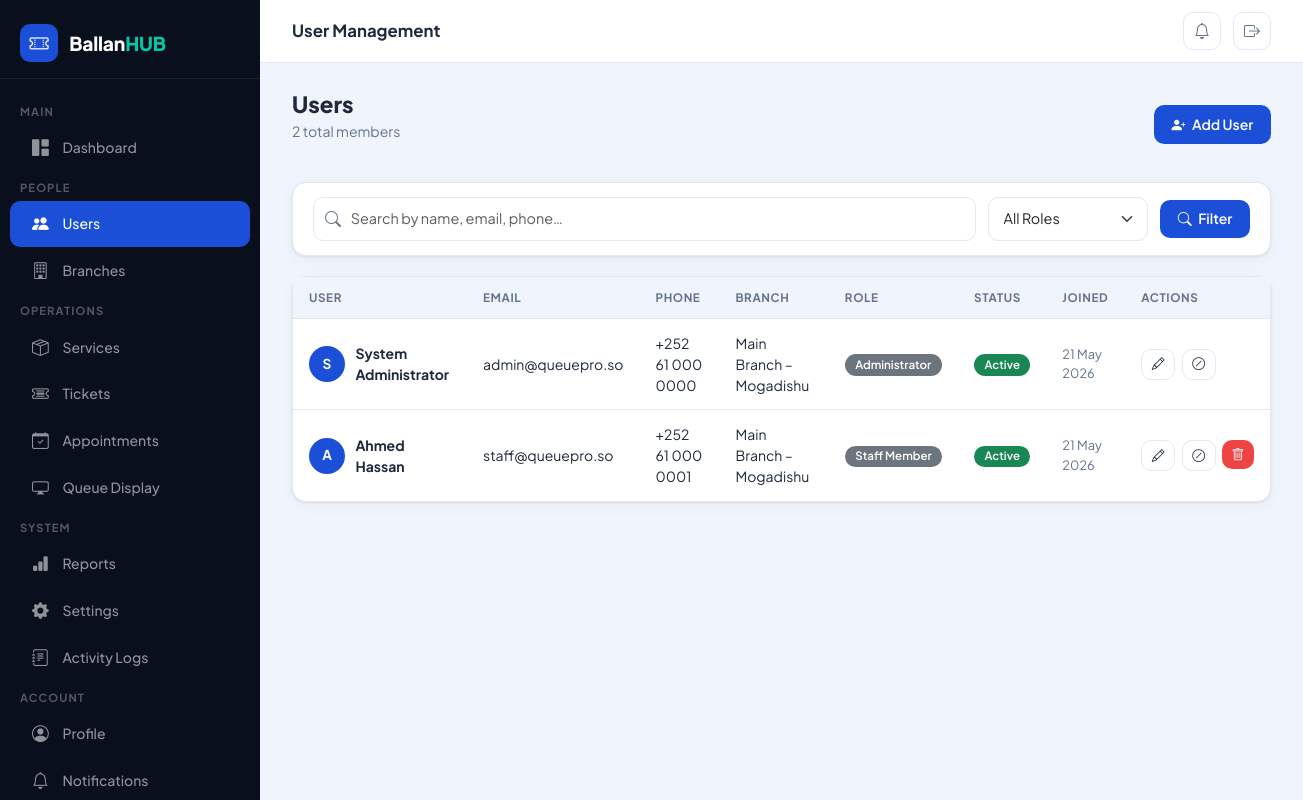
The page /admin/users.php (signed in) on the database its author committed.
### tables this page shows
CREATE TABLE `users` (
  `id` INT UNSIGNED NOT NULL AUTO_INCREMENT,
  `branch_id` INT UNSIGNED,
  `role_id` INT UNSIGNED NOT NULL DEFAULT 3,
  `full_name` VARCHAR(150) NOT NULL,
  `email` VARCHAR(200) NOT NULL UNIQUE,
  `phone` VARCHAR(30),
  `password_hash` VARCHAR(255) NOT NULL,
  `avatar` VARCHAR(255),
  `status` ENUM('active','inactive','blocked') DEFAULT 'active',
  `email_verified_at` TIMESTAMP NULL,
  `remember_token` VARCHAR(100),
  `reset_token` VARCHAR(100),
  `reset_token_expires` DATETIME,
  `last_login` DATETIME,
  `created_at` TIMESTAMP DEFAULT CURRENT_TIMESTAMP,
  `updated_at` TIMESTAMP DEFAULT CURRENT_TIMESTAMP ON UPDATE CURRENT_TIMESTAMP,
  PRIMARY KEY (`id`),
  FOREIGN KEY (`branch_id`) REFERENCES `branches`(`id`) ON DELETE SET NULL,
  FOREIGN KEY (`role_id`) REFERENCES `roles`(`id`) ON DELETE RESTRICT,
  INDEX `idx_email` (`email`),
  INDEX `idx_status` (`status`),
  INDEX `idx_role` (`role_id`)
);

CREATE TABLE `branches` (
  `id` INT UNSIGNED NOT NULL AUTO_INCREMENT,
  `name` VARCHAR(150) NOT NULL,
  `address` TEXT,
  `phone` VARCHAR(30),
  `email` VARCHAR(150),
  `city` VARCHAR(100),
  `country` VARCHAR(100) DEFAULT 'Somalia',
  `status` ENUM('active','inactive') DEFAULT 'active',
  `created_at` TIMESTAMP DEFAULT CURRENT_TIMESTAMP,
  `updated_at` TIMESTAMP DEFAULT CURRENT_TIMESTAMP ON UPDATE CURRENT_TIMESTAMP,
  PRIMARY KEY (`id`),
  INDEX `idx_status` (`status`)
);

CREATE TABLE `roles` (
  `id` INT UNSIGNED NOT NULL AUTO_INCREMENT,
  `name` VARCHAR(50) NOT NULL UNIQUE,
  `display_name` VARCHAR(100) NOT NULL,
  `description` TEXT,
  `created_at` TIMESTAMP DEFAULT CURRENT_TIMESTAMP,
  PRIMARY KEY (`id`)
);

### admin/users.php (the view, shortened to what this page needs)
<?php
$search   = trim($_GET['search'] ?? '');
$page     = max(1, (int)($_GET['page'] ?? 1));
$where  = "WHERE 1";
$params = [];
$paged = paginate(
    "SELECT u.*, r.display_name AS role_display, b.name AS branch_name
     FROM users u
     JOIN roles r ON r.id=u.role_id
     LEFT JOIN branches b ON b.id=u.branch_id
     $where ORDER BY u.created_at DESC",
    $params, $page
);
$users    = $paged['data'];
require_once __DIR__ . '/../views/partials/header.php';
?>
<div style="display:flex;align-items:center;justify-content:space-between;margin-bottom:1.5rem">
  <div>
    <h1 style="font-size:1.4rem;font-weight:800;margin-bottom:.2rem">Users</h1>
    <p style="color:var(--muted);font-size:.88rem"><?= number_format($paged['total']) ?> total members</p>
  </div>
  <button class="btn-brand" data-bs-toggle="modal" data-bs-target="#createModal">
    <i class="bi bi-person-plus-fill"></i> Add User
  </button>
</div>
<div class="panel" style="margin-bottom:1.25rem">
  <div class="panel-body" style="padding:.85rem 1.25rem">
    <form method="GET" style="display:flex;gap:.75rem;align-items:center;flex-wrap:wrap">
      <div style="flex:1;min-width:200px;position:relative">
        <i class="bi bi-search" style="position:absolute;left:.75rem;top:50%;transform:translateY(-50%);color:var(--muted)"></i>
        <input type="text" name="search" class="form-control" style="padding-left:2.3rem"
               placeholder="Search by name, email, phone…" value="<?= e($search) ?>">
      </div>
      <select name="role" class="form-select" style="width:160px">
        <option value="">All Roles</option>
      </select>
      <button type="submit" class="btn-brand"><i class="bi bi-search"></i> Filter</button>
    </form>
  </div>
</div>
<div class="panel">
  <div class="table-wrap">
    <table>
      <thead>
        <tr>
          <th>User</th><th>Email</th><th>Phone</th><th>Branch</th>
          <th>Role</th><th>Status</th><th>Joined</th><th>Actions</th>
        </tr>
      </thead>
      <tbody>
        <?php foreach ($users as $u): ?>
        <tr>
          <td>
            <div style="display:flex;align-items:center;gap:.65rem">
              <div style="width:36px;height:36px;background:var(--brand);border-radius:50%;
                          display:grid;place-items:center;color:#fff;font-weight:700;font-size:.85rem;flex-shrink:0">
                <?= strtoupper(substr($u['full_name'],0,1)) ?>
              </div>
              <strong><?= e($u['full_name']) ?></strong>
            </div>
          </td>
          <td><?= e($u['email']) ?></td>
          <td><?= e($u['phone'] ?? '–') ?></td>
          <td><?= e($u['branch_name'] ?? '–') ?></td>
          <td><span class="badge bg-secondary"><?= e($u['role_display']) ?></span></td>
          <td><?= statusBadge($u['status']) ?></td>
          <td style="color:var(--muted);font-size:.8rem"><?= date('d M Y', strtotime($u['created_at'])) ?></td>
          <td>
            <div style="display:flex;gap:.4rem">
              <button class="btn-ghost" style="padding:.3rem .6rem;font-size:.8rem"
                onclick="openEdit(<?= htmlspecialchars(json_encode($u), ENT_QUOTES) ?>)">
                <i class="bi bi-pencil"></i>
              </button>
              <form method="POST" style="display:inline">
                <button type="submit" class="btn-ghost" style="padding:.3rem .6rem;font-size:.8rem"
                  title="<?= $u['status']==='active' ? 'Block' : 'Activate' ?>">
                  <i class="bi bi-<?= $u['status']==='active' ? 'slash-circle' : 'check-circle' ?>"></i>
                </button>
              </form>
              <?php if ($u['id'] != $_SESSION['user_id']): ?>
              <form method="POST" onsubmit="return confirm('Delete this user?')">
                <button type="submit" class="btn-danger" style="padding:.3rem .6rem;font-size:.8rem">
                  <i class="bi bi-trash"></i>
                </button>
              </form>
              <?php endif; ?>
            </div>
          </td>
        </tr>
        <?php endforeach; ?>
      </tbody>
    </table>
  </div>
</div>
<?php
require_once __DIR__ . '/../views/partials/footer.php';
?>

### helpers/functions.php (shortened to what this page needs)
<?php
function e(mixed $value): string {
    return htmlspecialchars((string)$value, ENT_QUOTES | ENT_SUBSTITUTE, 'UTF-8');
}
function paginate(string $query, array $params, int $page = 1, int $perPage = PER_PAGE): array {
    $pdo = db();
    $countQuery = preg_replace('/SELECT .* FROM /is', 'SELECT COUNT(*) as total FROM ', $query, 1);
    $countQuery = preg_replace('/ORDER BY .*/is', '', $countQuery);
    $countStmt  = $pdo->prepare($countQuery);
    $countStmt->execute($params);
    $total = (int)$countStmt->fetchColumn();
    $offset    = ($page - 1) * $perPage;
    $lastPage  = (int)ceil($total / $perPage);
    $stmt = $pdo->prepare($query . " LIMIT :limit OFFSET :offset");
    $stmt->bindValue(':limit',  $perPage, PDO::PARAM_INT);
    $stmt->bindValue(':offset', $offset,  PDO::PARAM_INT);
    $stmt->execute();
    return [
        'data'      => $stmt->fetchAll(),
        'total'     => $total,
        'per_page'  => $perPage,
        'page'      => $page,
        'last_page' => $lastPage,
    ];
}
function statusBadge(string $status): string {
    $map = [
        'waiting'     => ['bg-warning text-dark', 'Waiting'],
        'called'      => ['bg-info text-dark',    'Called'],
        'in_progress' => ['bg-primary',           'In Progress'],
        'completed'   => ['bg-success',           'Completed'],
        'cancelled'   => ['bg-danger',            'Cancelled'],
        'no_show'     => ['bg-secondary',         'No Show'],
        'pending'     => ['bg-warning text-dark', 'Pending'],
        'confirmed'   => ['bg-success',           'Confirmed'],
        'rescheduled' => ['bg-info text-dark',    'Rescheduled'],
        'active'      => ['bg-success',           'Active'],
        'inactive'    => ['bg-secondary',         'Inactive'],
        'blocked'     => ['bg-danger',            'Blocked'],
    ];
    [$cls, $label] = $map[$status] ?? ['bg-secondary', ucfirst($status)];
    return '<span class="badge ' . $cls . '">' . $label . '</span>';
}

### views/partials/header.php (style rules this page uses)
:root { --brand: #1B4FD8; --brand-dk: #1239a3; --brand-lt: #dbeafe; --accent: #00C9A7; --danger: #ef4444; --warning: #f59e0b; --success: #10b981; --bg: #F0F4FD; --surface: #FFFFFF; --sidebar-bg: #0A0F1E; --sidebar-w: 260px; --text: #1e293b; --muted: #64748b; --border: #e2e8f0; --radius: 14px; --shadow: 0 1px 3px rgba(0,0,0,.08), 0 4px 16px rgba(0,0,0,.04); }
*, *::before, *::after { box-sizing: border-box; }
body { font-family: 'Plus Jakarta Sans', sans-serif; background: var(--bg); color: var(--text); margin: 0; display: flex; }
.panel { background: var(--surface); border-radius: var(--radius); border: 1px solid var(--border); box-shadow: var(--shadow); margin-bottom: 1.5rem; }
.panel-body { padding: 1.5rem; }
.table-wrap { overflow-x: auto; }
table { width: 100%; border-collapse: collapse; font-size: .875rem; }
th { background: var(--bg); font-size: .73rem; font-weight: 700; text-transform: uppercase; letter-spacing: .05em; color: var(--muted); padding: .75rem 1rem; text-align: left; white-space: nowrap; }
td { padding: .85rem 1rem; border-top: 1px solid var(--border); vertical-align: middle; }
.form-control, .form-select { font-family: inherit; font-size: .9rem; border: 1.5px solid var(--border); border-radius: 10px; padding: .65rem .9rem; transition: border-color .2s, box-shadow .2s; }
.btn-brand { background: var(--brand); color: #fff; border: none; border-radius: 10px; font-family: inherit; font-weight: 600; font-size: .875rem; padding: .55rem 1.1rem; cursor: pointer; transition: background .2s; display: inline-flex; align-items: center; gap: .4rem; text-decoration: none; }
.btn-ghost { background: none; border: 1.5px solid var(--border); border-radius: 10px; font-family: inherit; font-weight: 600; font-size: .875rem; padding: .5rem 1rem; cursor: pointer; color: var(--text); transition: border-color .2s; display: inline-flex; align-items: center; gap: .4rem; text-decoration: none; }
.btn-danger { background: var(--danger); color: #fff; border: none; border-radius: 10px; font-family:inherit;font-weight:600;font-size:.875rem;padding:.5rem 1rem; cursor:pointer; }
.badge { font-size: .72rem; font-weight: 600; padding: .3rem .65rem; border-radius: 20px; white-space: nowrap; }

### rows shown on the page
users: full_name "S", full_name "System Administrator", email "admin@queuepro.so", phone "+252 61 000 0000", branch.name "Main Branch – Mogadishu", role.display_name "Administrator", created_at "21 May 2026"
users: full_name "A", full_name "Ahmed Hassan", email "staff@queuepro.so", phone "+252 61 000 0001", branch.name "Main Branch – Mogadishu", role.display_name "Staff Member", created_at "21 May 2026"

### other values the page prints
$pageTitle "User Management"
$paged['total'] "2"
